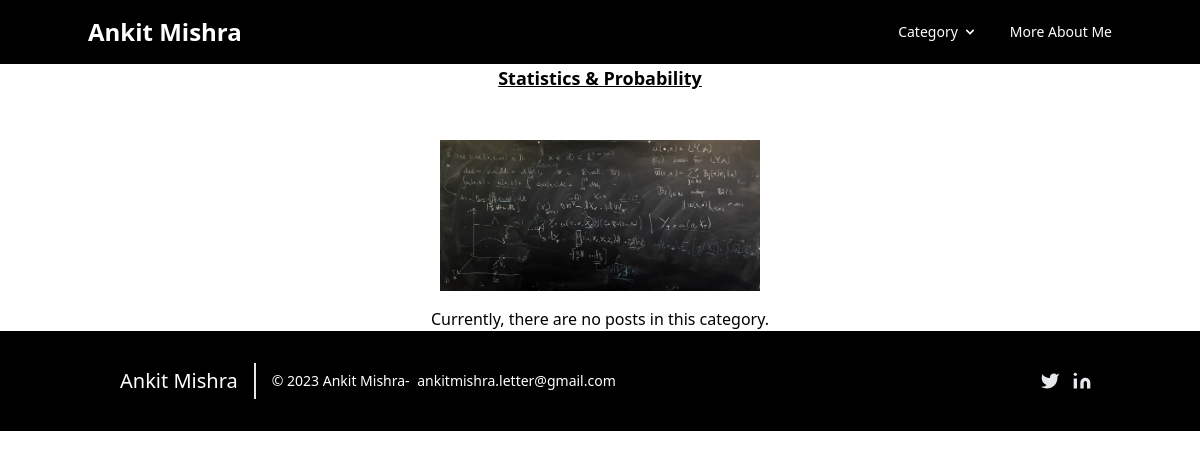
The app's page /category/statsprob with its own data.
### blog/models.py (models this page shows, shortened)
class Category(models.Model):
    cat_id = models.AutoField(primary_key=True)
    title = models.CharField(max_length=100)
    description = models.TextField()
    url = models.CharField(max_length=100)
    image = models.ImageField(upload_to='category/')
    add_date = models.DateTimeField(auto_now_add=True,null=True)

### blog/views.py (the view)
# urls.py: path('category/<slug:url>',category),
def category(request,url):
    category = Category.objects.get(url=url)
    posts = Post.objects.filter(cat=category)
    return render(request,"Category.html",{'cat':category,'posts':posts})

### template/Category.html (shortened to what this page needs)
{%extends 'base.html' %}
{%block content%}
<div class="container-custom">
    <h2 class="text-center text-lg font-bold underline">{{ cat.title }}</h2>
    <br> <br>
    <div class="flex justify-center">
        <img src="/media/{{ cat.image }}" class="w-80 max-h-250 object-cover" alt="">
    </div>
    <div class="flex flex-col items-center">
        {% for p in posts %}
        <a href="/insider/{{ p.url }}" class="block mt-4 px-4 py-2 border border-gray-300 rounded hover:bg-gray-100">{{ p.title }}</a>
        {% empty %}
        <h3 class="mt-4">Currently, there are no posts in this category.</h3>
        {% endfor %}
    </div>
</div>
{%endblock%}

### records on screen
Category: title "Statistics & Probability", image (picture)
